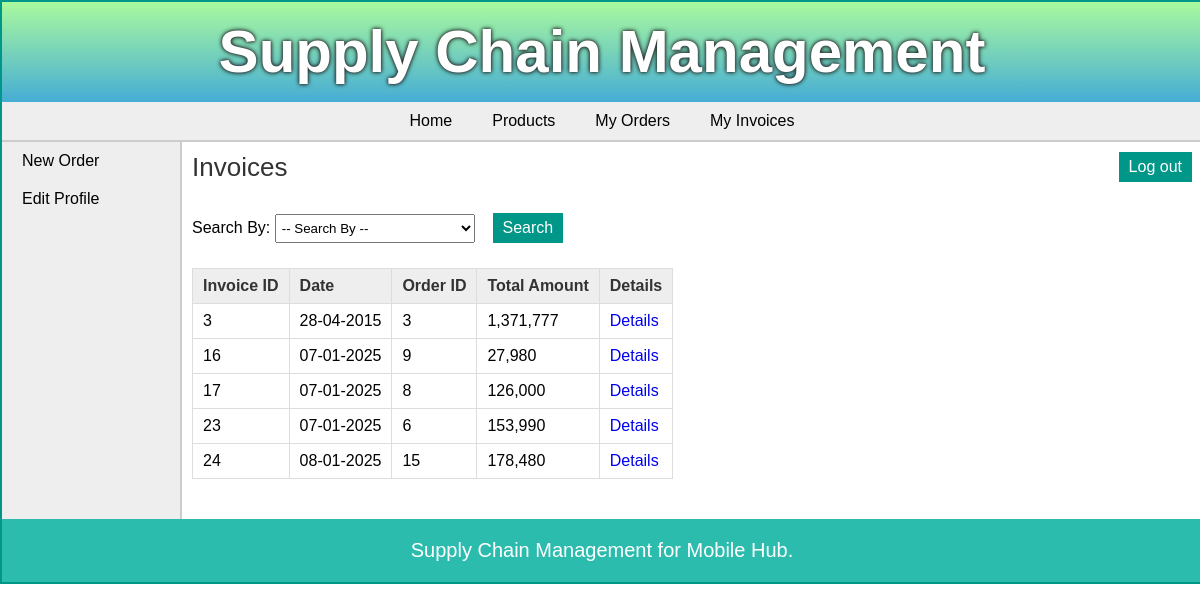
Screenshot of /retailer/view_my_invoices.php (signed in) with the database file from the repository.
### tables this page shows
CREATE TABLE `invoice` (
  `invoice_id` int(11) NOT NULL,
  `order_id` int(11) NOT NULL,
  `retailer_id` int(11) NOT NULL,
  `dist_id` int(11) NOT NULL,
  `date` date NOT NULL,
  `total_amount` int(20) NOT NULL,
  `comments` text DEFAULT NULL
);

### retailer/view_my_invoices.php (the view, shortened to what this page needs)
<?php
	require("../includes/config.php");
		if(isset($_SESSION['retailer_login'])) {
			$error = "";
			$retailer_id = $_SESSION['retailer_id'];
			if($_SERVER['REQUEST_METHOD'] == "POST") {
				if(isset($_POST['cmbFilter'])) {
					if(!empty($_POST['txtInvoiceId'])) {
						$result = validate_number($_POST['txtInvoiceId']);
						if($result == 1) {
							$invoice_id = $_POST['txtInvoiceId'];
							$query_selectInvoice = "SELECT * FROM invoice,retailer,area WHERE invoice.retailer_id=retailer.retailer_id AND retailer.area_id=area.area_id AND invoice_id='$invoice_id' AND invoice.retailer_id='$retailer_id'";
							$result_selectInvoice = mysqli_query($con,$query_selectInvoice);
							$row_selectInvoice = mysqli_fetch_array($result_selectInvoice);
							if(empty($row_selectInvoice)){
							   $error = "* No invoice was found with this ID";
							}
							else {
								mysqli_data_seek($result_selectInvoice,0);
							}
						}
						else {
							$error = "* Invalid ID";
						}
					}
					else if(!empty($_POST['txtOrderId'])) {
						$result = validate_number($_POST['txtOrderId']);
						if($result == 1) {
							$order_id = $_POST['txtOrderId'];
							$query_selectInvoice = "SELECT * FROM invoice,retailer,area WHERE invoice.retailer_id=retailer.retailer_id AND retailer.area_id=area.area_id AND order_id='$order_id' AND invoice.retailer_id='$retailer_id'";
							$result_selectInvoice = mysqli_query($con,$query_selectInvoice);
							$row_selectInvoice = mysqli_fetch_array($result_selectInvoice);
							if(empty($row_selectInvoice)){
							   $error = "* No invoice was found with this ID";
							}
							else {
								mysqli_data_seek($result_selectInvoice,0);
							}
						}
						else {
							$error = "* Invalid ID";
						}
					}
					else if(!empty($_POST['txtDate'])) {
						$date = $_POST['txtDate'];
						$query_selectInvoice = "SELECT * FROM invoice,retailer,area WHERE invoice.retailer_id=retailer.retailer_id AND retailer.area_id=area.area_id AND invoice.date='$date' AND invoice.retailer_id='$retailer_id'";
						$result_selectInvoice = mysqli_query($con,$query_selectInvoice);
						$row_selectInvoice = mysqli_fetch_array($result_selectInvoice);
						if(empty($row_selectInvoice)){
						   $error = "* No invoice was found with the selected Date";
						}
						else {
							mysqli_data_seek($result_selectInvoice,0);
						}
					}
					else {
						$error = "* Please enter the data to search for.";
					}
				}
				else {
					$error = "Please choose an option to search for.";
				}
			}
			else {
				$query_selectInvoice = "SELECT * FROM invoice,retailer,area WHERE invoice.retailer_id=retailer.retailer_id AND retailer.area_id=area.area_id AND invoice.retailer_id='$retailer_id'";
				$result_selectInvoice = mysqli_query($con,$query_selectInvoice);
			}
		}
		else {
			header('Location:../index.php');
		}
?>
<!DOCTYPE html>
<html>
<head>
	<link rel="stylesheet" href="../includes/main_style.css" >
	<link rel="stylesheet" href="css/smoothness/jquery-ui.css">
</head>
<body>
	<?php
		include("../includes/header.inc.php");
		include("../includes/nav_retailer.inc.php");
		include("../includes/aside_retailer.inc.php");
	?>
	<section>
		<h1>Invoices</h1>
		<form action="" method="POST" class="form">
		Search By:
		<div class="input-box">
		<select name="cmbFilter" id="cmbFilter">
		<option value="" disabled selected>-- Search By --</option>
		</select>
		</div>
		<input type="submit" class="submit_button" value="Search" /> <span class="error_message"> <?php echo $error; ?> </span>
		</form>
		<form action="" method="POST" class="form">
		<table class="table_displayData" style="margin-top:20px;">
			<tr>
				<th> Invoice ID </th>
				<th> Date </th>
				<th> Order ID </th>
				<th> Total Amount </th>
				<th> Details </th>
			</tr>
			<?php while($row_selectInvoice = mysqli_fetch_array($result_selectInvoice)) { ?>
			<tr>
				<td> <?php echo $row_selectInvoice['invoice_id']; ?> </td>
				<td> <?php echo date("d-m-Y",strtotime($row_selectInvoice['date'])); ?> </td>
				<td> <?php echo $row_selectInvoice['order_id']; ?> </td>
				<td> <?php echo number_Format($row_selectInvoice['total_amount'],0); ?> </td>
				<td> <a href="view_invoice_items.php?id=<?php echo $row_selectInvoice['invoice_id']; ?>">Details</a> </td>
			</tr>
			<?php } ?>
		</table>
		</form>
	</section>
	<?php
		include("../includes/footer.inc.php");
	?>
</body>
</html>

### includes/main_style.css (style rules this page uses)
* { font-family: arial,sans-serif; margin:0px; padding:0px; }
body { width:1200px; margin:auto; border:2px solid #009688; }
a { text-decoration:none; }
.input-box { display:inline-block; margin:5px 0px; }
.input-box select { padding:5px 2px; width:200px; margin:auto; }
.submit_button { font-size:16px; margin-top:20px; margin-right:20px; padding:6px 10px; background-color:#009688; border:none; color:white; }
section { width:1000px; padding:10px; padding-bottom:40px; }
section h1 { margin-bottom:10px; font-weight:normal; color:#333; font-size: 26px; }
table { border-collapse: collapse; }
.table_displayData td, .table_displayData th { border:1px solid #ddd; padding: 8px 10px; text-align: left; }
.table_displayData th { background-color:#eee; color:#333; }

### rows the page displays
invoice: invoice_id "3", date "28-04-2015", order "3", total_amount "1,371,777"
invoice: invoice_id "16", date "07-01-2025", order "9", total_amount "27,980"
invoice: invoice_id "17", date "07-01-2025", order "8", total_amount "126,000"
invoice: invoice_id "23", date "07-01-2025", order "6", total_amount "153,990"
invoice: invoice_id "24", date "08-01-2025", order "15", total_amount "178,480"
